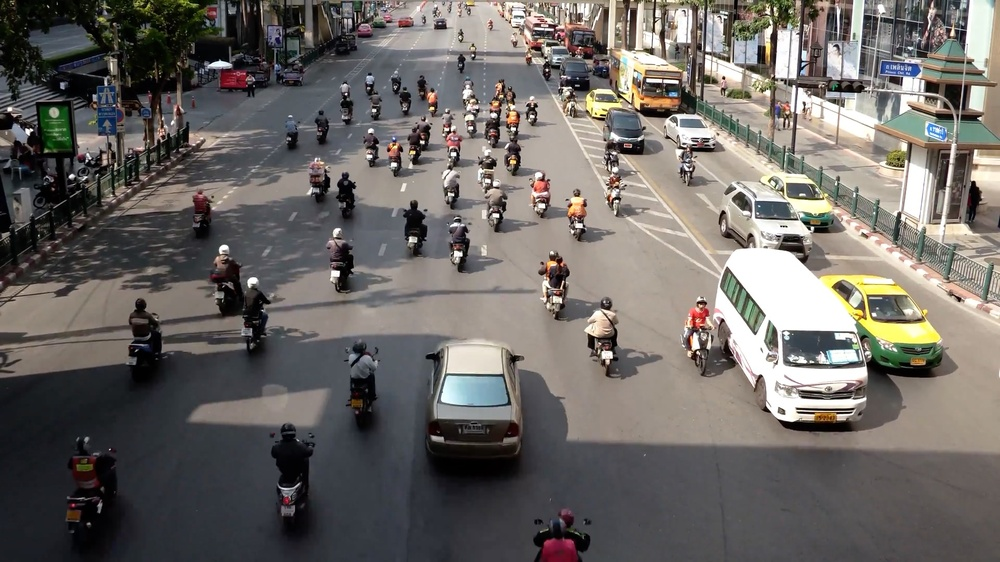
#> input picture backend_components/realtime-traffic-density-estimation-master/My Datasets/pic1.jpg, 1000 x 562 px, shrunk from 1920 x 1080 before the run, found by its file name
$ jupyter execute 'Traffic Density Estimation.ipynb'
#> lines starting #> are read from the running program, lines starting #| are printed output that depends on the picture
# Real-time Road Traffic Density Estimation using Block Variance
Hệ thống ước tính mật độ giao thông thời gian thực sử dụng phương pháp phương sai khối.

Hệ thống này sử dụng các phương pháp xử lý ảnh để ước tính mật độ giao thông dựa trên input video từ camera giao thông. Trong tài liệu này, tôi sẽ giới thiệt một phương pháp đơn giản và hiệu quả để ước tính lượng mặt đường đã bị sử dụng đó là chia khối để tính toán phần trăm.

Đầu tiên là các quy trình diễn ra 1 lần bao gồm chọn vùng Region of Interest (ROI), chia khối Block of Interest (BOI) và xây dựng nền background construction.

1. Region of Interest (ROI):

Region of Interest (ROI) có thể tĩnh hoặc động tùy vào ứng dụng thực tế. Đối với việc ước tính mật độ giao thông, chúng ta có một ROI tĩnh chính là làn đường vì camera giao thông có vị trí cố định. Đối với kĩ thuật của chúng ta, với mỗi làn đường, để trích xuất ra ROI. Đây là bước xử lý một lần có thể thực hiện khi setup hoặc có thể được tự động hóa bằng cách sử dụng các thuật toán lane detection phổ biến. Việc chọn ROI giúp giảm đáng kể lượng pixel (điểm ảnh) cần phải xử lý trong mỗi frame (khung hình).

[cell 1]
import cv2
import numpy as np

img = cv2.imread('/My Datasets/pic1.jpg',0)
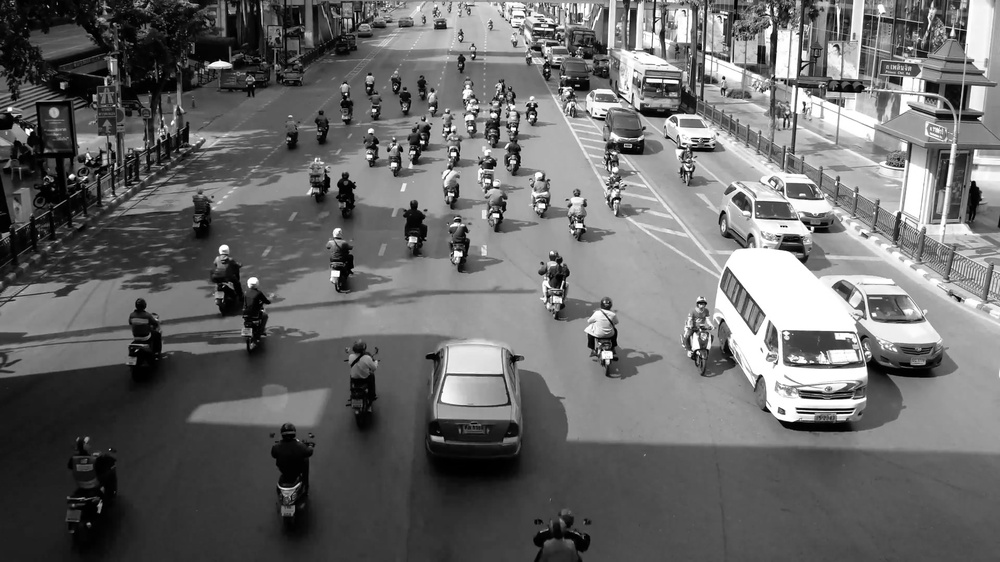
#> img: shape (562, 1000); min 0, max 255, mean 105.1
cv2.imshow('image',img)
cv2.waitKey(0)
cv2.destroyAllWindows()


$ run again, with backend_components/realtime-traffic-density-estimation-master/My Datasets/pic2.jpg copied over backend_components/realtime-traffic-density-estimation-master/My Datasets/pic1.jpg
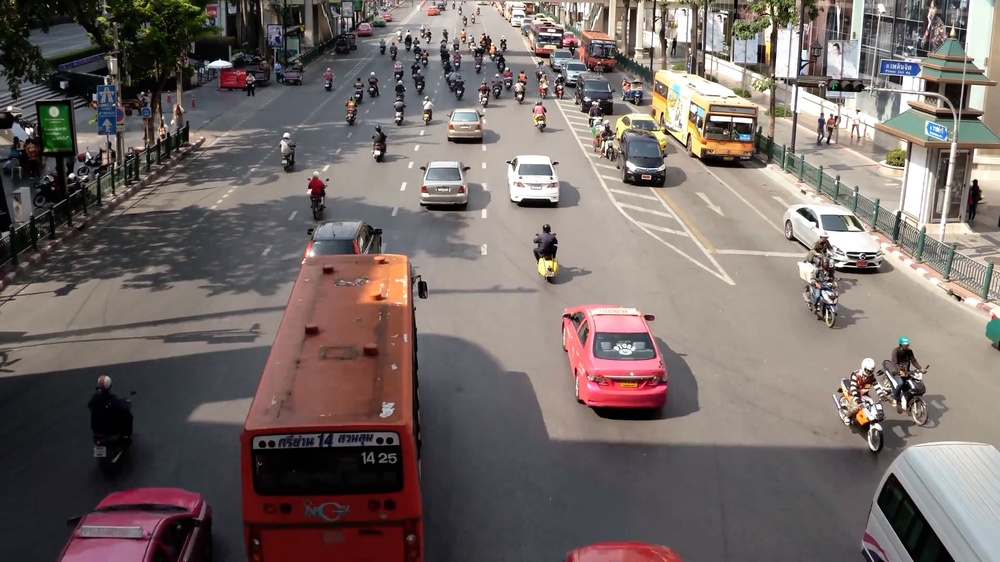
#> input picture backend_components/realtime-traffic-density-estimation-master/My Datasets/pic2.jpg, 1000 x 562 px, shrunk from 1920 x 1080 before the run, found by its file name
#> `img = cv2.imread('/My Datasets/pic1.jpg',0)`:
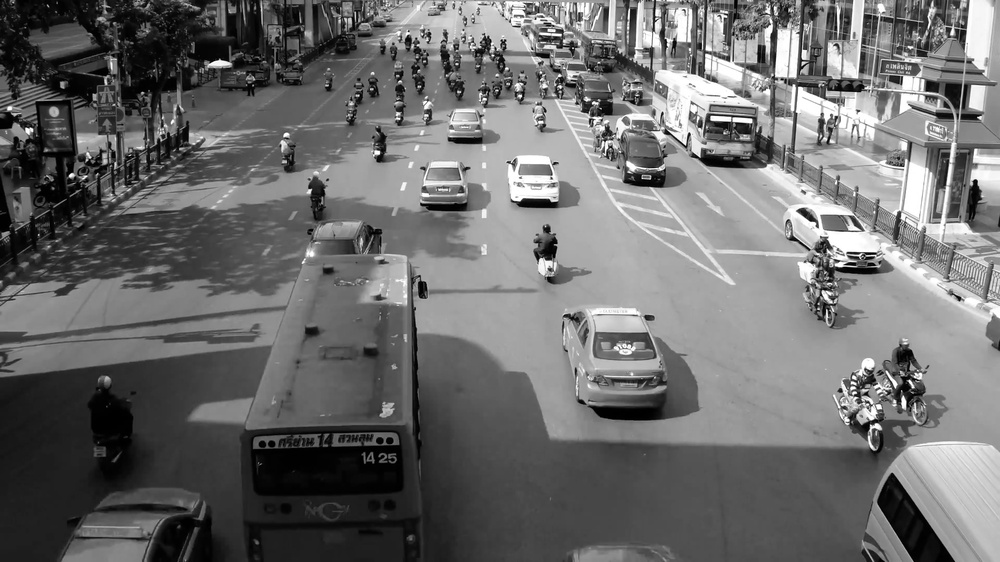
#> img: shape (562, 1000); min 0, max 255, mean 108.8

$ run again, with backend_components/realtime-traffic-density-estimation-master/My Datasets/pic3.jpg copied over backend_components/realtime-traffic-density-estimation-master/My Datasets/pic1.jpg
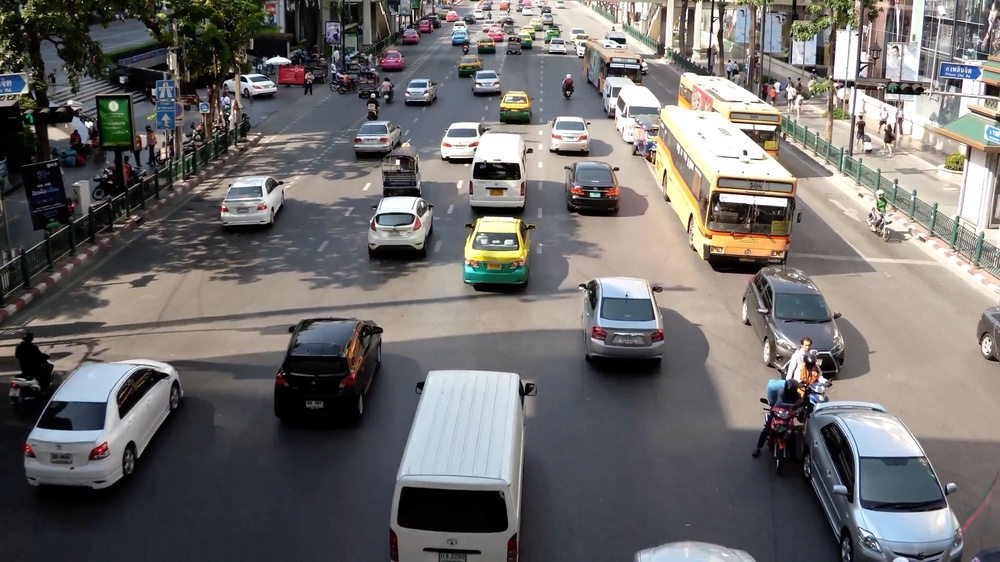
#> input picture backend_components/realtime-traffic-density-estimation-master/My Datasets/pic3.jpg, 1000 x 562 px, shrunk from 1920 x 1080 before the run, found by its file name
#> `img = cv2.imread('/My Datasets/pic1.jpg',0)`:
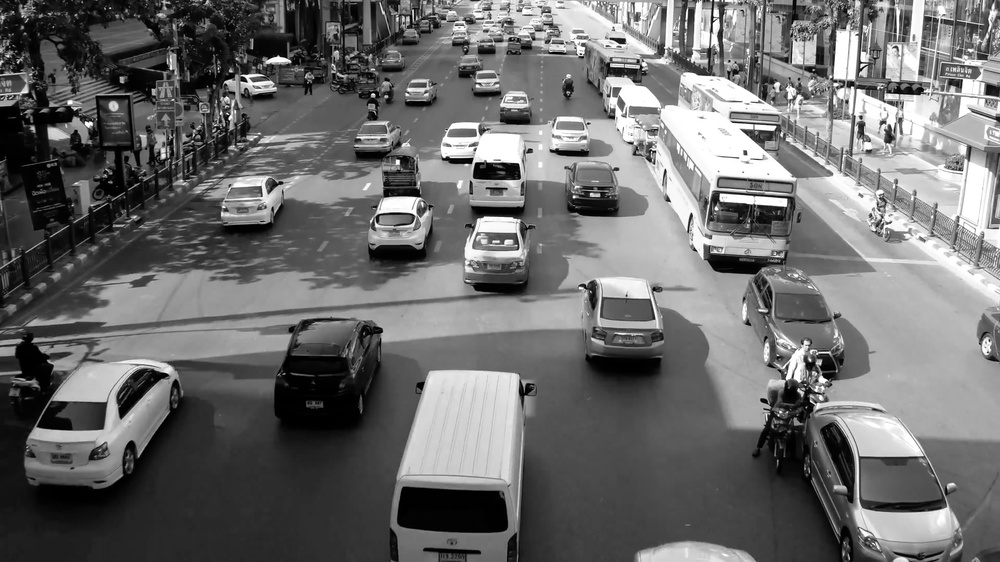
#> img: shape (562, 1000); min 0, max 255, mean 108.3

$ run again, with backend_components/realtime-traffic-density-estimation-master/My Datasets/pic4.jpg copied over backend_components/realtime-traffic-density-estimation-master/My Datasets/pic1.jpg
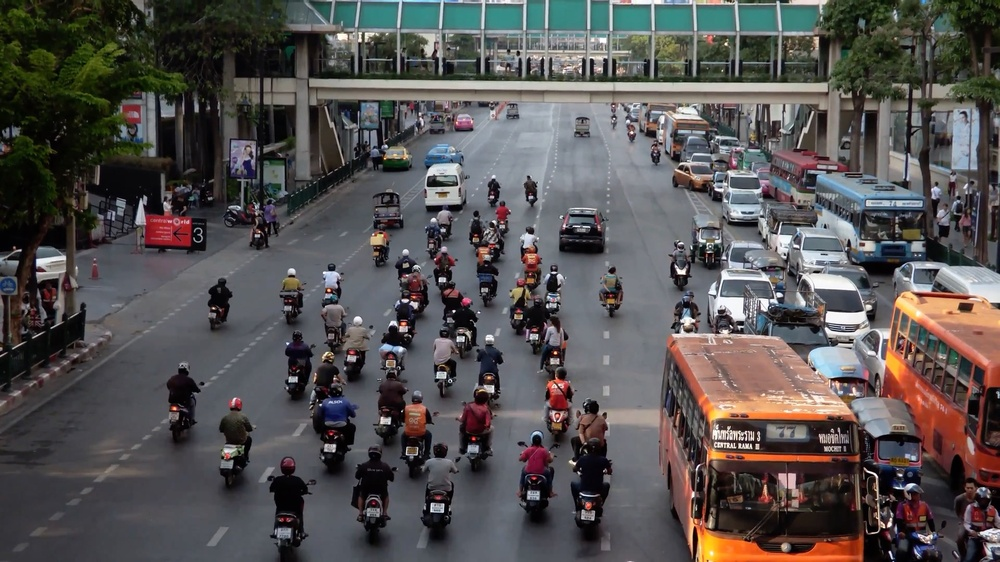
#> input picture backend_components/realtime-traffic-density-estimation-master/My Datasets/pic4.jpg, 1000 x 562 px, shrunk from 1920 x 1080 before the run, found by its file name
#> `img = cv2.imread('/My Datasets/pic1.jpg',0)`:
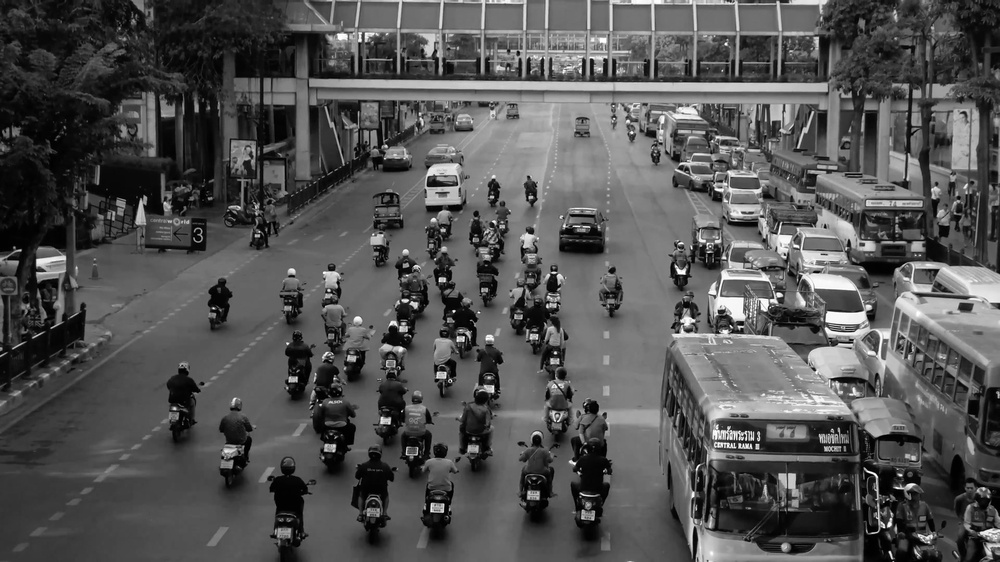
#> img: shape (562, 1000); min 0, max 255, mean 83
